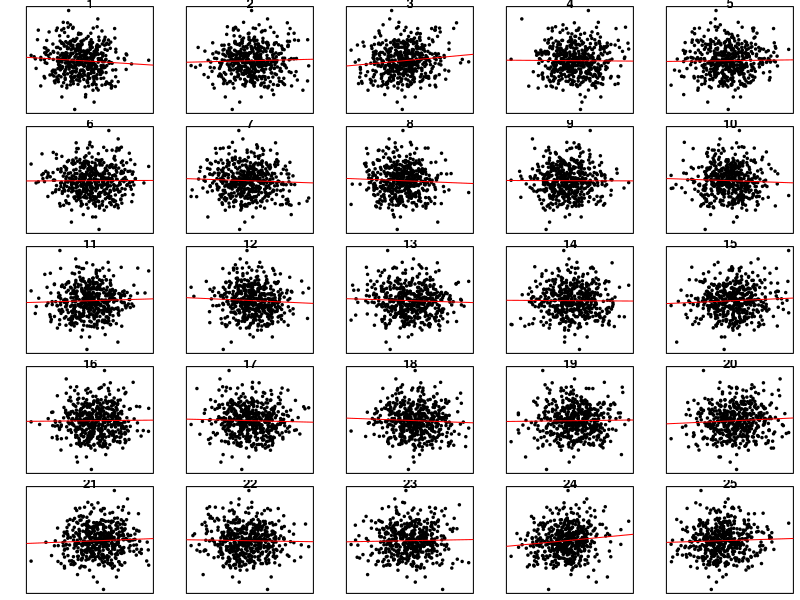
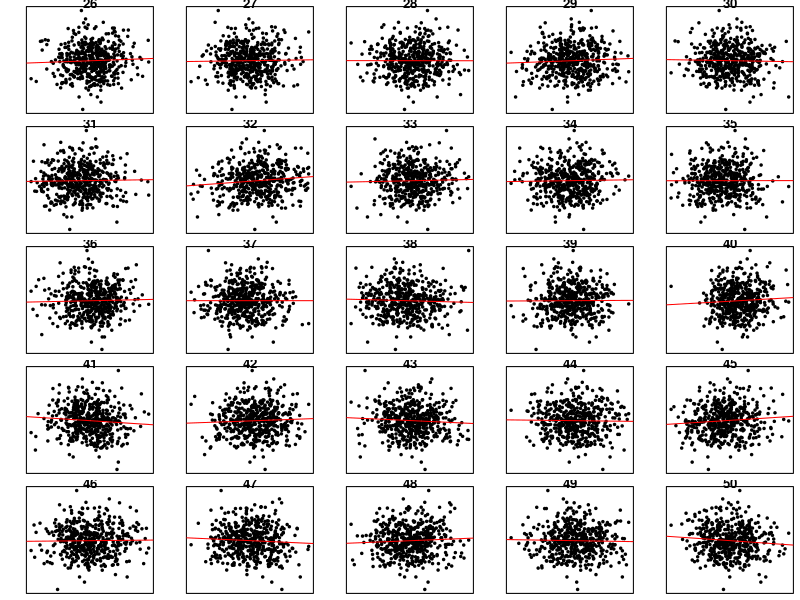
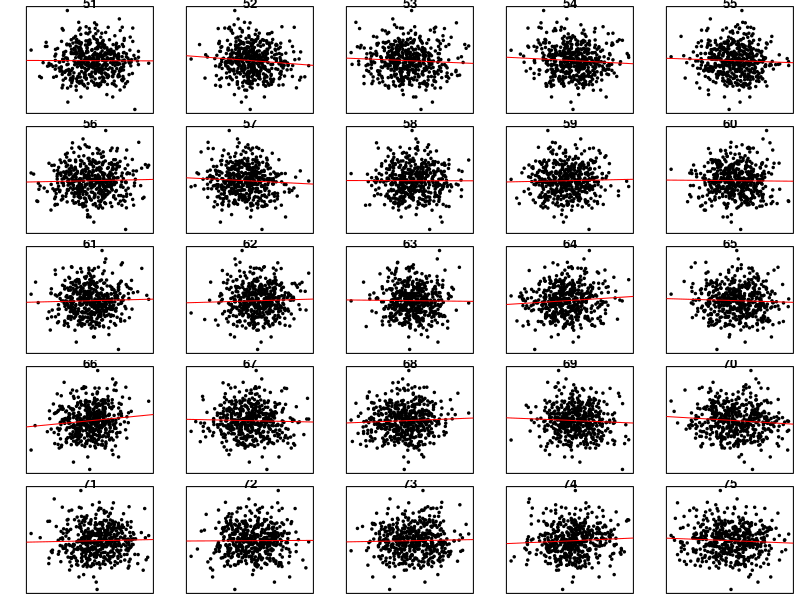
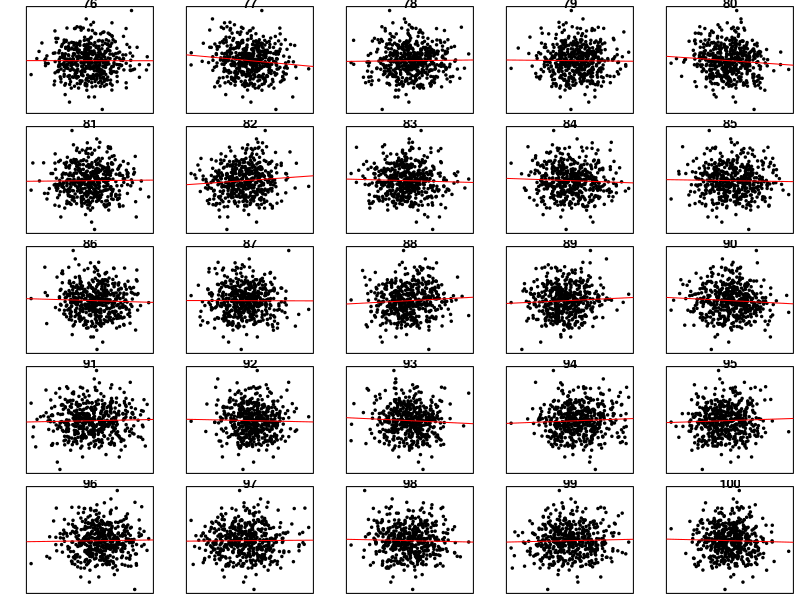
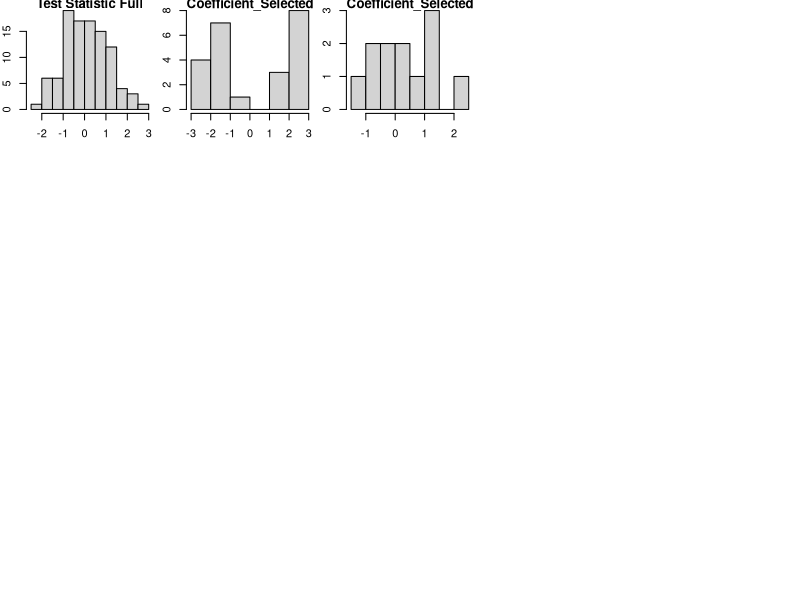

Generate these figures, in order, with R:
## ---- chunk 1
knitr::opts_chunk$set(echo = TRUE)
## ---- chunk 2
set.seed(1)

n <- 100
p <- 10


### Covariance of the covariates
### 1 on the diagonal, all independent
Sigma <- diag(p)


# Randomly generating X matrix
# rmvnorm generating n random vectors of size p for each observation, 
#each vector has mean that is 0 vector, and covariance matrix specified above
X <- mvtnorm::rmvnorm(n, mean = rep(0, p), sigma = Sigma)
#Specifying Column Names
colnames(X) <- paste("X", 1:p, sep = "")

# Variables 3, 5, 7 and 10 have non-zero coefficients
b <- rep(0, p)
b[c(3, 5,7,10)] <- .5
Y <- 1 + X %*% b + rnorm(n)

df <- data.frame(Y, X)
#######
# You may need to use
# install.packages("leaps")
# to install the package if you don't already have it


### Branch and Bound using regsubsets 
### x= covariates, y=response,
### nvmax= maximum size of model you want to consider, names: names of variables

out_leaps <- leaps::regsubsets(x = X, y = Y, nvmax = p,
                               names = colnames(X))

sout <- summary(out_leaps)
sout



# calculate aic and bic
# sout$rss gets the rss for each of the best models of a specific size
# sout$bic computes a version of the negative bic score so you
# could use that and pick the one that is smallest (i.e., most negative)
# or you can claculate by hand and pick the one that is largest

aic <- -n/2 * log(sout$rss / n) - (1:p + 2)
bic <- -n/2 * log(sout$rss / n) - log(n) /2 * (1:p + 2)

which.max(aic)
which.max(bic)


## ---- chunk 3
## smallest model to consider
intOnly <- lm(Y~ 1, data = df)
## largest model to consider
mod <- lm(Y ~ ., data = df)


# Step actually considers the negative AIC, so you would pick the one with the smallest AIC 
# object is the model to start with (in this case only an intercept)
# direction specifies whether it should be forward, or backward
# scope determines the largest model we would consider
# Trace tells whether or not to print out each step
# k = 2 uses aic, k = log(n) uses bic

out_forward_aic <- step(object = intOnly, direction = "forward",
                        scope = formula(mod), trace = T, k = 2)

out_forward_bic <- step(object = intOnly, direction = "forward",
                        scope = formula(mod), trace = T, k = log(n))
summary(out_forward_aic)
summary(out_forward_bic)

# Same, but with backward
# start with the full model
out_backward_aic <- step(object = mod, direction = "backward",
                         scope = formula(mod), trace = T, k = 2)
out_backward_bic <- step(object = mod, direction = "backward",
                         scope = formula(mod), trace = T, k = log(n))

# True model 3, 5, 7, 10
summary(out_backward_aic)
summary(out_backward_bic)


## The forward and backward selected models may not be the same
## look at the AIC and BIC of the selected models and compare

## ---- chunk 4
n=500
p=100
##generating X
X=mvtnorm::rmvnorm(n, rep(0,p), sigma=diag(p))
## Linear model with only intercept
Y=rnorm(n)


## Suppose you were to do some exploratory analysis and just wanted
## to examine the covariates by eye
## In actuality, all the covariates are not related to the dependent variable,
## but for this specific realization of data, are there any covariates which look related?
par(mfrow = c(5,5), mar = c(.5, 2, .5, .5))
for(i in 1:p){
  ## plot the ith covariate against Y
  ## xaxt and yaxt = "n" tells R not to plot the x ro y axis
  # pch =19 means plot filled circles
  # cex = .5 says to plot smaller circles (default is 1)
  plot(X[,i], Y, main = i, xaxt = "n", yaxt = "n", pch = 19, cex = .5)
  mod <- lm(Y~X[,i])$coef
  # include best fit line in red
  abline(a = mod[1], b = mod[2], col = "red")
}

#Fitting full model
df1=data.frame(Y, X)
mod=lm(Y~., data=df1)


#Histogram of test statistic for Full Model
hist(coef(summary(mod))[,3], main="Test Statistic Full")

##  Selecting model using forward stepwise
intOnly <- lm(Y~ 1, data = df1)
## ---- chunk 5
out_forward_aic <- step(object = intOnly, direction = "forward",
                        scope = formula(mod), k = 2)
## ---- chunk 6
mod_f=summary(out_forward_aic)
hist(coef(mod_f)[,3], main="Coefficient_Selected")
## ---- chunk 7
#Type 1 Error 
type_1error=mean(coef(mod_f)[,3]>qt(0.975, n-p -1)| coef(mod_f)[,3]<  -qt(0.975, n-p -1))
type_1error
## ---- chunk 8
## Split the data into two parts, a training set and a test set
train=X[1:100,]
test=X[101:200,]
df_train=data.frame(Y, train)
df_test=data.frame(X, test)

##  Selecting model using forward stepwise
## only include the first half of the data (i.e., the training set)
intOnly <- lm(Y~ 1, data = df_train)
mod=lm(Y~., data=df_train)
## ---- chunk 9
# Forward selection, but only using the training set (which comes through)
# from using the intOnly object which only used the training set
out_forward_aic <- step(object = intOnly, direction = "forward",
                        scope = formula(mod), k = 2)
## ---- chunk 10
mod_f=lm(out_forward_aic$call, data=df_test)
hist(coef(summary(mod_f))[,3], main="Coefficient_Selected", breaks=8)
## ---- chunk 11
#Type 1 Error 
type_1error=mean(coef(summary(mod_f))[,3]>qt(0.975, n-p -1)| coef(summary(mod_f))[,3]< -qt(0.975, n-p-1))
type_1error
